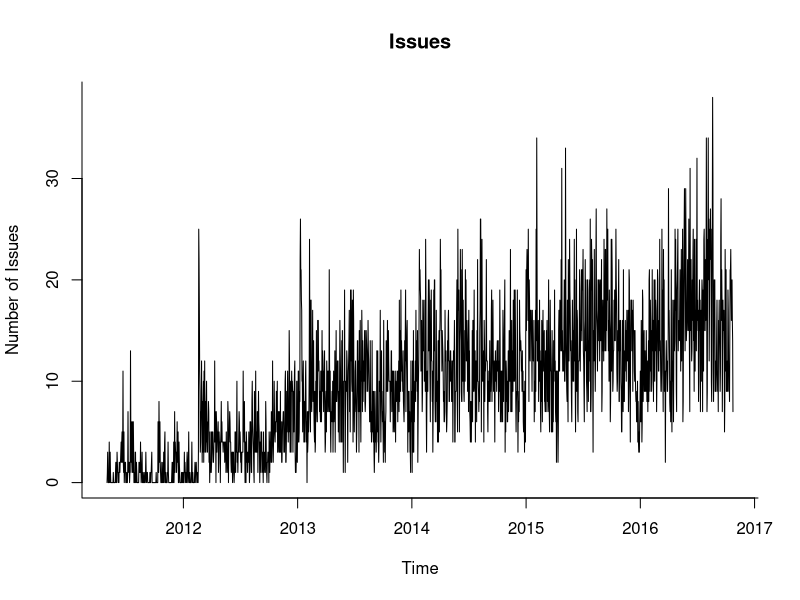
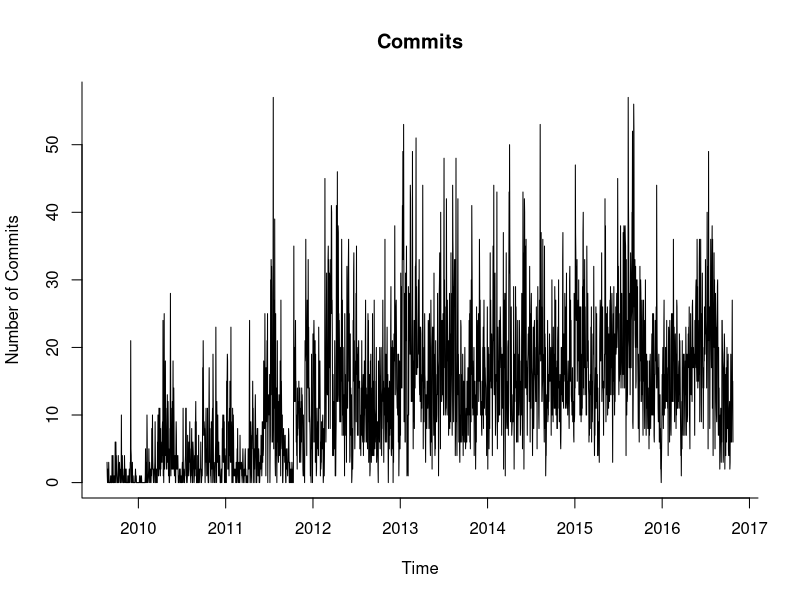
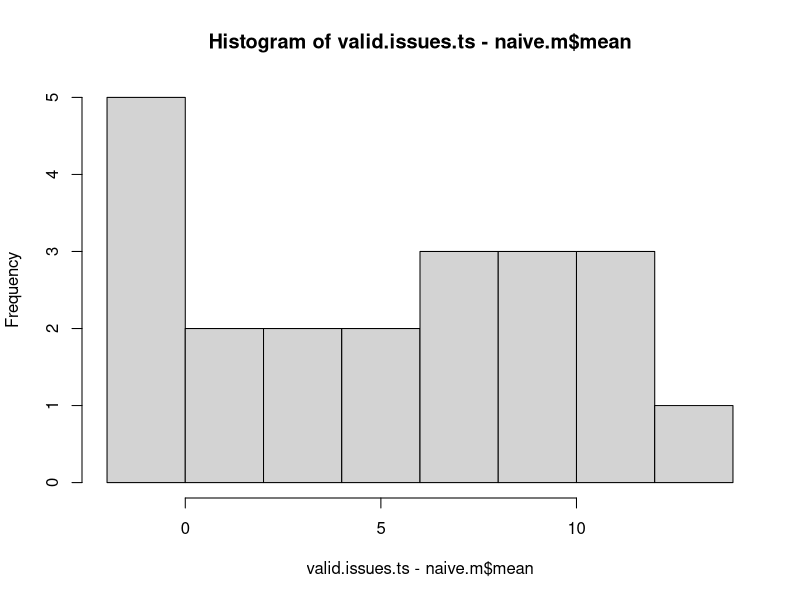
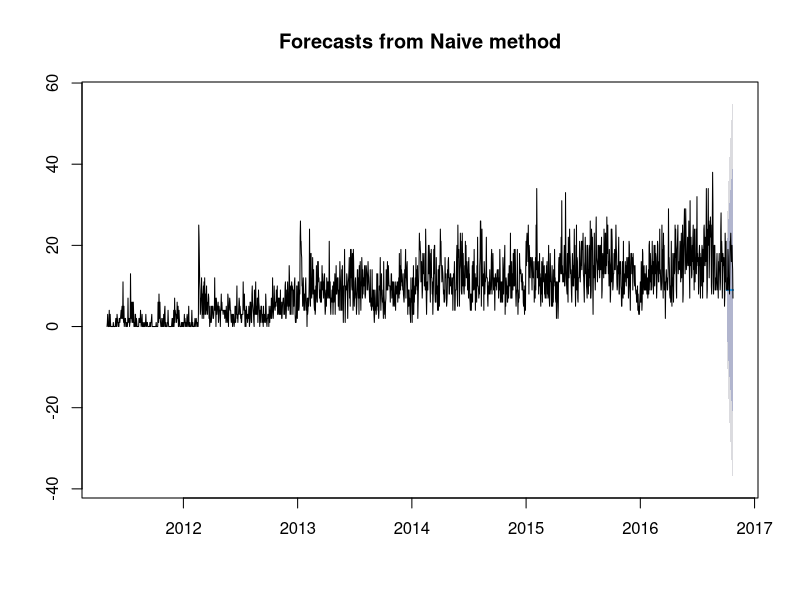
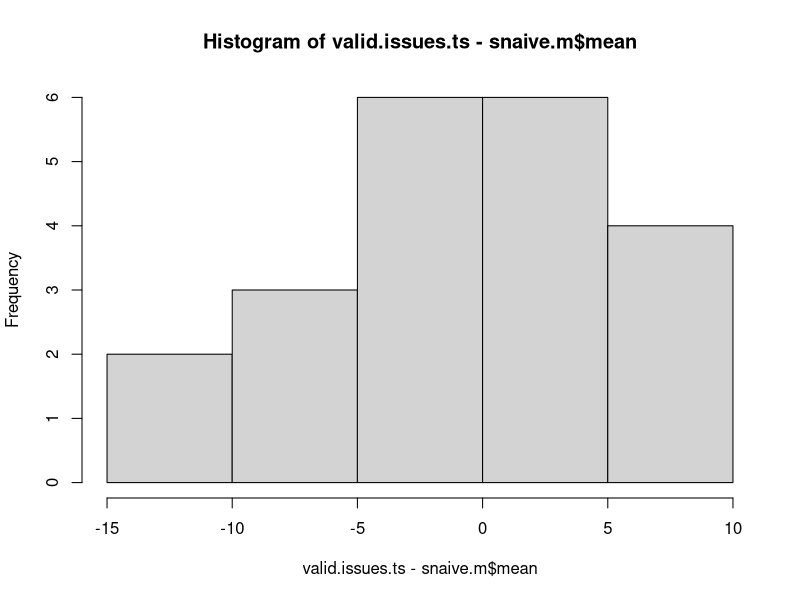
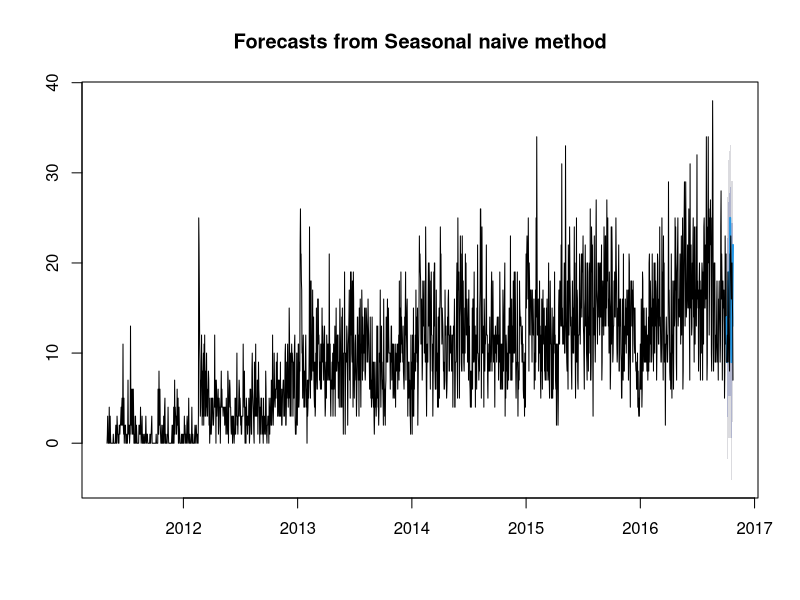

Write R code to recreate these figures, in order.
## ---- chunk 1
#install.packages('forecast')
library('forecast')
#load the data frame
issues.csv <- read.csv("issues/julialang_julia.csv")
commits.csv <- read.csv("commits/julialang_julia.csv")

issues.csv$date = as.Date(issues.csv$date,format='%m/%d/%Y')
commits.csv$date = as.Date(commits.csv$date,format='%m/%d/%Y')
## ---- chunk 2
#loading issues and commits into a ts object
issues.ts <- ts(issues.csv$number_of_issues, 
                start=c(as.numeric(format(issues.csv$date[[1]],'%Y')), 
                        as.numeric(format(issues.csv$date[[1]],'%j'))), 
                end=c(as.numeric(format(issues.csv$date[[length(issues.csv$date)]],'%Y')), 
                      as.numeric(format(issues.csv$date[[length(issues.csv$date)]],'%j'))), 
                freq=365) 

commits.ts <- ts(commits.csv$number_of_commits, 
                 start=c(as.numeric(format(commits.csv$date[[1]],'%Y')), 
                         as.numeric(format(commits.csv$date[[1]],'%j'))), 
                 end=c(as.numeric(format(commits.csv$date[[length(commits.csv$date)]],'%Y')), 
                      as.numeric(format(commits.csv$date[[length(commits.csv$date)]],'%j'))), 
                 freq=365) 
plot(issues.ts, main = 'Issues', bty = 'l', ylab = 'Number of Issues')
plot(commits.ts, main = 'Commits', bty = 'l', ylab = 'Number of Commits')
## ---- chunk 3
time <- time(issues.ts)

n.valid <- 21
n.train <- length(issues.ts) - n.valid

train.issues.ts <- window(issues.ts, start=time[1], end=time[n.train])
valid.issues.ts <- window(issues.ts, 
                   start=time[n.train+1], 
                   end=time[n.train+n.valid])
## ---- chunk 4
naive.m <- naive(train.issues.ts, h=n.valid)
accuracy(naive.m, valid.issues.ts)
hist(valid.issues.ts - naive.m$mean)
plot(naive.m)
lines(valid.issues.ts)
## ---- chunk 5
snaive.m <- snaive(train.issues.ts, h=n.valid)
accuracy(snaive.m, valid.issues.ts)
hist(valid.issues.ts - snaive.m$mean)
plot(snaive.m)
lines(valid.issues.ts)
